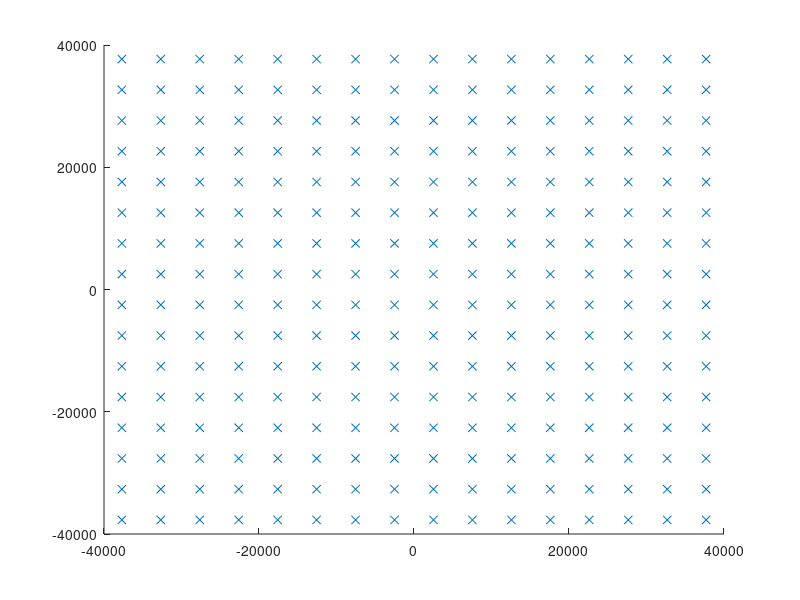

MATLAB code for this plot:
% octave script for generating NR specific modulated symbols
%
% 0        .. "0"
% 1,2      .. BPSK(0),BPSK(1)

% Amplitude for BPSK (\f$ 2^15 \times 1/\sqrt{2}\f$)
BPSK = 23170;

% Amplitude for QPSK (\f$ 2^15 \times 1/\sqrt{2}\f$)
QPSK = 23170;


% First Amplitude for QAM16 (\f$ 2^15 \times 2/\sqrt{10}\f$)
QAM16_n1 = 20724;
% Second Amplitude for QAM16 (\f$ 2^15 \times 1/\sqrt{10}\f$)
QAM16_n2 = 10362;

% First Amplitude for QAM64 (\f$ 2^15 \times 4/\sqrt{42}\f$)
QAM64_n1 = 20225;
% Second Amplitude for QAM64 (\f$ 2^15 \times 2/\sqrt{42}\f$)
QAM64_n2 = 10112;
% Third Amplitude for QAM64 (\f$ 2^15 \times 1/\sqrt{42}\f$)
QAM64_n3 = 5056;


% First Amplitude for QAM256 (\f$ 2^15 \times 8/\sqrt{170}\f$)
QAM256_n1 = 20105;
% Second Amplitude for QAM256 (\f$ 2^15 \times 4/\sqrt{170}\f$)
QAM256_n2 = 10052;
% Third Amplitude for QAM256 (\f$ 2^15 \times 2/\sqrt{170}\f$)
QAM256_n3 = 5026;
% Third Amplitude for QAM256 (\f$ 2^15 \times 1/\sqrt{170}\f$)
QAM256_n4 = 2513;


% BPSK
for b = 0:1
bpsk_table(b+1) = (1 - 2*b)*BPSK + 1j*(1-2*b)*BPSK;
end

%% QPSK
for r=0:1 %0 -- 1 LS
for j=0:1 %0 -- 1 MS
  %% Formula is dispalayed

qpsk_table(2*r+j+1) = ((1-r*2)*QPSK +  1j*(1-2*j)*QPSK);
end
end

%% QAM16
  for a=-1:2:1 
    for b=-1:2:1
	index = (1+a) + (1+b)/2;  
	qam16_table(index+1) = -a*(QAM16_n1 + (b*QAM16_n2)); 
    end
  end

for b0=0:1
for b1=0:1
for b2=0:1
for b3=0:1
qam16_table2(b0*8+b1*4+b2*2+b3*1+1) = qam16_table(b0*2+b2*1+1) + 1j*qam16_table(b1*2+b3*1+1);
end
end
end
end


%% QAM64
  for a=-1:2:1 
    for b=-1:2:1 
      for c=-1:2:1
	index = (1+a)*2 + (1+b) + (1+c)/2;  
	qam64_table(index+1) = -a*(QAM64_n1 + b*(QAM64_n2 + (c*QAM64_n3)));
      end
    end
  end	

for b0=0:1
for b1=0:1
for b2=0:1
for b3=0:1
for b4=0:1
for b5=0:1
qam64_table2(b0*32+b1*16+b2*8+b3*4+b4*2+b5*1+1) = qam64_table(b0*4+b2*2+b4*1+1) + 1j*qam64_table(b1*4+b3*2+b5*1+1);
end
end
end
end
end
end


%%256QAM
%% QAM256 *******************************************************************************************
  for a=-1:2:1 
    for b=-1:2:1 
      for c=-1:2:1
        for d = -1:2:1
   
	index = (1+a)*4 + (1+b)*2 + (1+c)+(1+d)/2;  
	qam256_table(index+1) = -a*(QAM256_n1 + b*(QAM256_n2 + (c*(QAM256_n3+d*QAM256_n4))));
      end
    end
  end	
end	
for b0=0:1
for b1=0:1
for b2=0:1
for b3=0:1
for b4=0:1
for b5=0:1
for b6=0:1
for b7=0:1

%%qam64_table2(b0*32+b1*16+b2*8+b3*4+b4*2+b5*1+1) = qam64_table(b0*4+b2*2+b4*1+1) + 1j*qam64_table(b1*4+b3*2+b5*1+1);
qam256_table2(b0*128+b1*64+b2*32+b3*16+b4*8+b5*4+b6*2+b7*1+1) = qam256_table(b0*8+b2*4+b4*2+b6*1+1) + 1j*qam256_table(b1*8+b3*4+b5*2+b7*1+1);
end
end
end
end
end
end
end
end

table = [ 0; bpsk_table(:); qpsk_table(:);qam16_table2(:); qam64_table2(:);qam256_table2(:) ];
scatter (real(qam256_table2), imag(qam256_table2), 'x');
save mod_table.mat table

table2 = zeros(1,length(table)*2);
table2(1:2:end) = real(table);
table2(2:2:end) = imag(table);

fd = fopen("nr_mod_table.h","w");
fprintf(fd,"#define NR_MOD_TABLE_SIZE_SHORT %d\n", length(table)*2);
fprintf(fd,"#define NR_MOD_TABLE_BPSK_OFFSET %d\n", 1);
fprintf(fd,"#define NR_MOD_TABLE_QPSK_OFFSET %d\n", 3);
fprintf(fd,"#define NR_MOD_TABLE_QAM16_OFFSET %d\n", 7);
fprintf(fd,"#define NR_MOD_TABLE_QAM64_OFFSET %d\n", 23);
fprintf(fd,"#define NR_MOD_TABLE_QAM256_OFFSET %d\n", 87);
fprintf(fd,"short nr_mod_table[MOD_TABLE_SIZE_SHORT] = {");
fprintf(fd,"%d,",table2(1:end-1));
fprintf(fd,"%d};\n",table2(end));
fclose(fd);